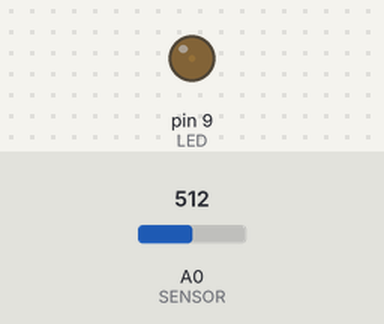
A sketch run on a simulated Arduino Uno, built with avr-gcc and run on an emulated ATmega328P. Parts: output pins drawn as LEDs (lit = HIGH). The inputs (shaded band) are chosen by the test bench; at power-on: A0 (SENSOR) = 512.

Above: at 0.05 s.
At 1.15 s:
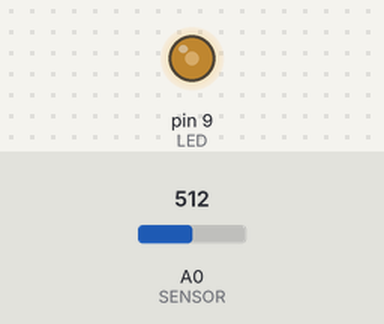
At 2.3 s:
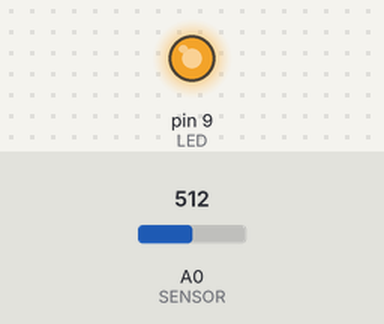
At 4.55 s:
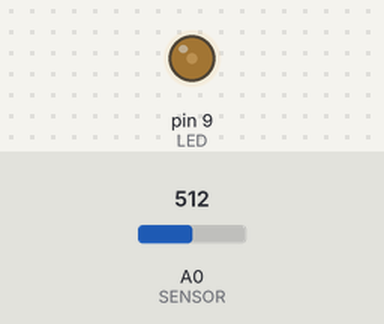
Timing chart, 0 to 6.6 s (numbered marks = the images above):
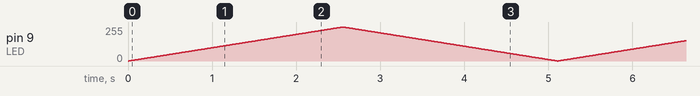

The sketch:

led_pwm_blinking.ino
```cpp
/*
Use PWM to make an LED get brighter then get dimmer.
*/
const int LED = 9;
const int SENSOR = 0;

int val = 0;

void setup(){
  pinMode(LED, OUTPUT);
}

void loop(){

  val = analogRead(SENSOR);

  for (int i = 0; i < 255; i++) {
    analogWrite(LED, i);
    delay(10);
  }

  for (int i = 255; i > 0; i--) {
    analogWrite(LED, i);
    delay(10);
  }
}
```
